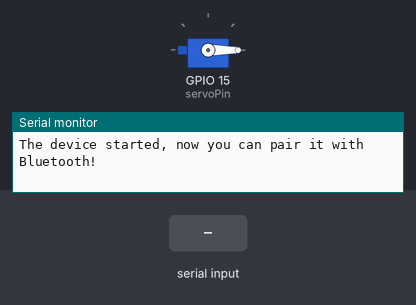
The sketch below on a simulated ESP32. Shown: servo, the last lines printed to the serial monitor. The inputs (shaded band) are chosen by the test bench. Nothing arrives over Bluetooth unless stated.

Above: at 1.2 s.
1.3 s: "robotics\n" received over the second serial link
At 1.8 s:
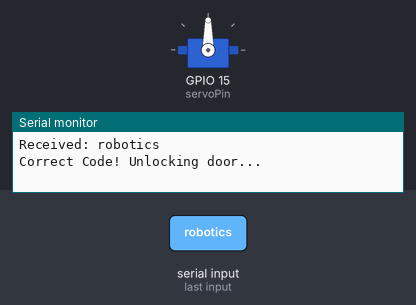
4.3 s: "1\n" received over the second serial link
Timing chart, 0 to 7.3 s (numbered marks = the images above; inputs shaded):
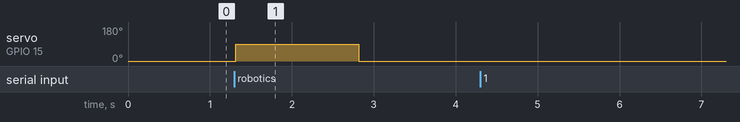

Measured:
- after the input at 1.3 s, servo on GPIO 15 (servoPin): 0° → 90° at once, → 0° 1.5 s later

The sketch:

door_esp32_bluetooth.ino
```cpp
#include "BluetoothSerial.h"
#include <ESP32Servo.h>

#if !defined(CONFIG_BT_ENABLED) || !defined(CONFIG_BLUEDROID_ENABLED)
#error Bluetooth is not enabled! Please run `make menuconfig` to enable it
#endif

Servo doorServo;
BluetoothSerial SerialBT;

const int servoPin = 15;
unsigned long lastResetTime = 0;  // Track time for auto-reboot
const unsigned long resetInterval = 10800000; // 3 hours in milliseconds

// Move servo (unlock door)
void unlockDoor() {
    doorServo.write(90);  // Move to open position
    delay(1500);
    doorServo.write(0);   // Return to closed position
}

void setup() {
    Serial.begin(115200);
    SerialBT.begin("ESP32test"); // Bluetooth device name
    Serial.println("The device started, now you can pair it with Bluetooth!");

    // Allow allocation of all timers
    ESP32PWM::allocateTimer(0);
    ESP32PWM::allocateTimer(1);
    ESP32PWM::allocateTimer(2);
    ESP32PWM::allocateTimer(3);

    doorServo.setPeriodHertz(50);
    doorServo.attach(servoPin, 1000, 2000);
    doorServo.write(0);  // Start in closed position

    lastResetTime = millis();  // Store startup time
}

void loop() {
    // Auto-reset ESP32 every 3 hours
    if (millis() - lastResetTime > resetInterval) {
        Serial.println("🔄 Rebooting ESP32...");
        delay(1000);
        esp_restart();  // Restart ESP32
    }

    if (Serial.available()) {
        SerialBT.write(Serial.read());
    }

    if (SerialBT.available()) {
        String receivedData = SerialBT.readStringUntil('\n');
        receivedData.trim();
        Serial.println("Received: " + receivedData);

        if (receivedData == "robotics") {
            Serial.println("Correct Code! Unlocking door...");
            unlockDoor();
            SerialBT.disconnect();
        }
    }

    delay(20);
}
```
